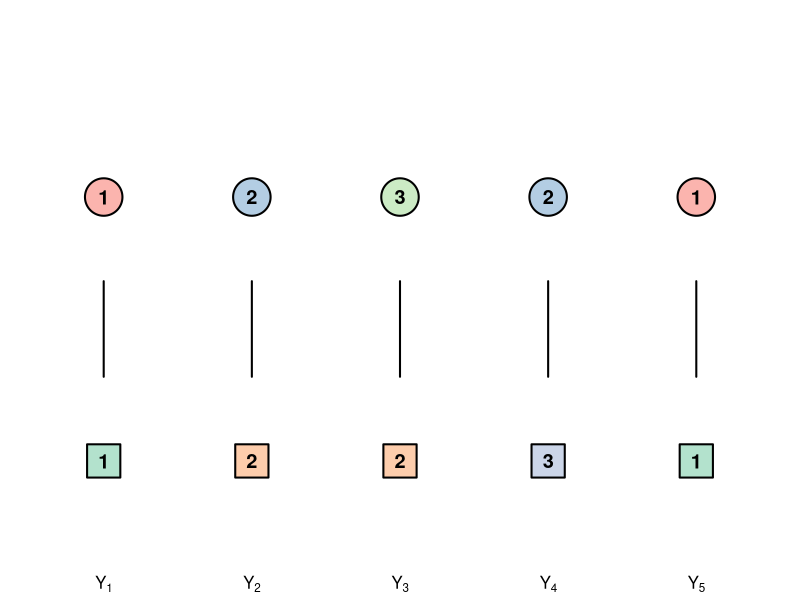

Reproduce this figure in R.
set.seed(123)

# Bipartite edges: pairs of nodes (A node, B node)
edges <- list(
  c(1, 1),
  c(2, 2),
  c(3, 2),
  c(2, 3),
  c(1, 1)
)

n_edges <- length(edges)

# Unique nodes in each group
nodes_A <- sort(unique(sapply(edges, `[`, 1)))
nodes_B <- sort(unique(sapply(edges, `[`, 2)))

# Colors for nodes (soft palettes)
library(RColorBrewer)
colors_A <- brewer.pal(min(length(nodes_A), 8), "Pastel1")
colors_B <- brewer.pal(min(length(nodes_B), 8), "Pastel2")
names(colors_A) <- nodes_A
names(colors_B) <- nodes_B

pdf("examples/bipartite_bnp_nets.pdf", width = 3, height = 2.5)
par(mar = c(1.5, 0, 0, 0), mgp = c(3, 0.3, 0))  # Bring labels closer

# Plot canvas
plot(NA,
  xlim = c(0.5, n_edges + 0.5), ylim = c(0, 3),
  xaxt = "n", yaxt = "n", xlab = "", ylab = "", bty = "n", type = "n"
)

# Plot params
node_cex <- 5
get_node_radius <- function(cex) strheight("O", cex = cex)
node_radius <- get_node_radius(node_cex) / 0.71
margin <- 0.01

# X positions for edges
x_pos <- 1:n_edges
y_A <- 2
y_B <- 0.5

# Draw nodes and edges
for (i in seq_len(n_edges)) {
  edge <- edges[[i]]
  nodeA <- edge[1]
  nodeB <- edge[2]
  x <- x_pos[i]

  # A node (circle)
  points(x, y_A, pch = 21, bg = colors_A[as.character(nodeA)], cex = node_cex, lwd = 2)
  text(x, y_A, labels = nodeA, cex = 1.2, col = "black", font = 2)

  # B node (square)
  points(x, y_B, pch = 22, bg = colors_B[as.character(nodeB)], cex = node_cex, lwd = 2)
  text(x, y_B, labels = nodeB, cex = 1.2, col = "black", font = 2)

  # Edge line
  segments(
    x0 = x, y0 = y_A - node_radius + margin,
    x1 = x, y1 = y_B + node_radius - margin,
    lwd = 2, col = "black"
  )
}

# Create math expression labels: Y[1], Y[2], ...
edge_labels <- do.call(expression, lapply(1:n_edges, function(i) bquote(Y[.(i)])))

# Add axis (invisible line) with math labels close to plot
axis(1, at = x_pos, labels = edge_labels, lwd = 0)

dev.off()
